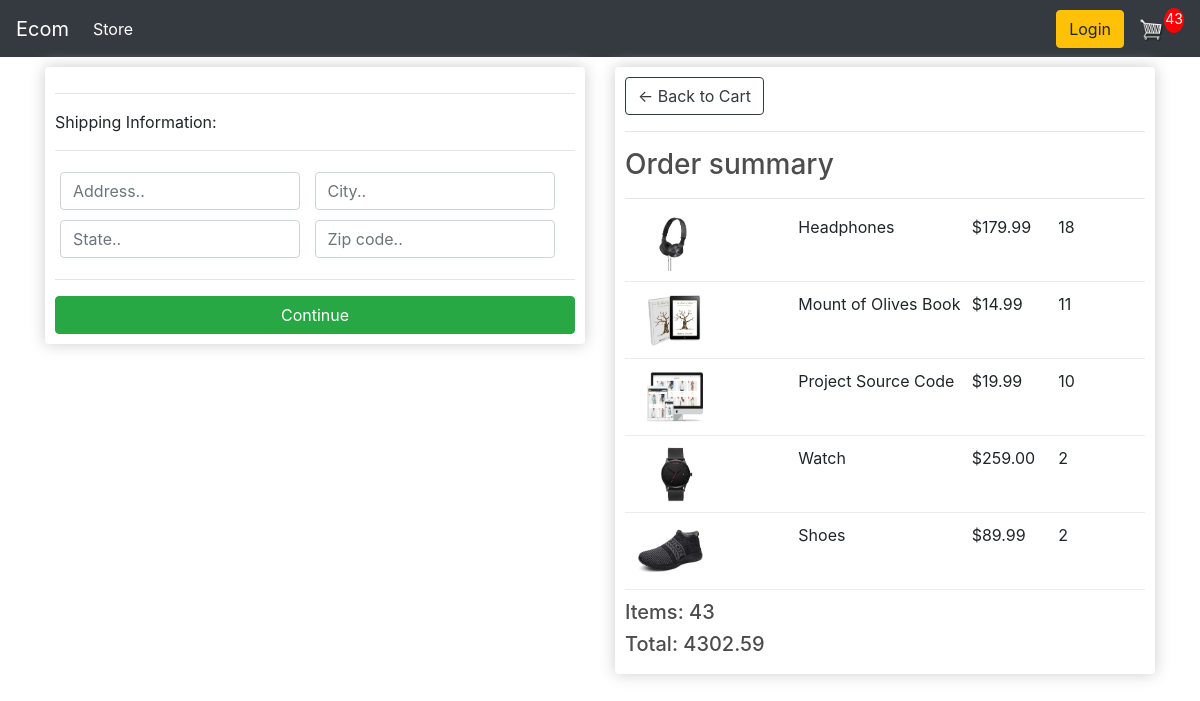
Screenshot of /checkout/ (signed in) with the database file from the repository.
### store/models.py (models this page shows, shortened)
class OrderItem(models.Model):
    product = models.ForeignKey(Product,blank = True,null= True,on_delete = models.SET_NULL)
    order = models.ForeignKey(Order,blank = True,null= True,on_delete = models.SET_NULL)
    quantity = models.IntegerField(default = True,null =True,blank = True)
    date_added = models.DateTimeField(auto_now_add=True)
    @property
    def get_total(self):
        total = self.product.price * self.quantity
        return total

class Product(models.Model):
    name = models.CharField(max_length = 200,null = True)
    price = models.DecimalField(max_digits=7,decimal_places=2)
    digital = models.BooleanField(default = False,null=True,blank=False)
    image = models.ImageField(null=True, blank = True)
    @property
    def imageURL(self):
        try:
            url = self.image.url
        except:
            url = ''
        return url

class Order(models.Model):
    customer = models.ForeignKey(Customer,blank = True,null= True,on_delete = models.SET_NULL)
    date_ordered = models.DateTimeField(auto_now_add=True)
    complete = models.BooleanField(default=False,null=True,blank=False)
    transaction_id = models.CharField(max_length = 200,null = True)
    @property
    def shipping(self):
        shipping = False
        orderitems = self.orderitem_set.all()
        for i in orderitems:
            if i.product.digital == False:
                shipping = True
        return shipping
    @property
    def get_cart_total(self):
        orderitems = self.orderitem_set.all()
        total = sum([abc.get_total for abc in orderitems])
        return total
    @property
    def get_cart_items(self):
        orderitems = self.orderitem_set.all()
        total = sum([abc.quantity for abc in orderitems])
        return total

### store/views.py (the view)
# urls.py: path('checkout/',views.checkout,name = 'checkout'),
def checkout(request):
    data = cartData(request)
    cartItems = data['cartItems']
    order = data['order']
    items = data['items']
    context = {'items':items,'order':order,'cartItems':cartItems}
    return render(request,'store/checkout.html',context)

### store/utils.py (called while the page is built)
def cartData(request):
    if request.user.is_authenticated:
        customer = request.user.customer
        order,created = Order.objects.get_or_create(customer = customer,complete = False)
        items = order.orderitem_set.all()
        cartItems = order.get_cart_items
    else:
        cookieData = cookieCart(request)
        cartItems = cookieData['cartItems']
        order = cookieData['order']
        items = cookieData['items']
    return{'cartItems':cartItems,'order':order,'items':items}

### store/templates/store/checkout.html (shortened to what this page needs)
{% extends 'store/main.html' %}
{% load static %}
{% block content %}
<div class="row">
  <div class="col-lg-6">
    <div class="box-element" id=''>
      <form id='form'>
        <div id="shipping-info">
          <hr>
            <p>Shipping Information:</p>
            <hr>
            <div class="form-field">
              <input class="form-control" type="text" name="address" placeholder="Address..">
            </div>
            <div class="form-field">
              <input class="form-control" type="text" name="city" placeholder="City..">
            </div>
            <div class="form-field">
              <input class="form-control" type="text" name="state" placeholder="State..">
            </div>
            <div class="form-field">
              <input class="form-control" type="text" name="zipcode" placeholder="Zip code..">
            </div>
        </div>
        <hr>
        <input id='form-button' class='btn btn-success btn-block ' type="submit"  value="Continue">
      </form>
    </div>
    <br>
  </div>
  <div class="col-lg-6">
    <div class="box-element">
      	<a  class="btn btn-outline-dark" href="{% url 'cart' %}">&#x2190; Back to Cart</a>
        <hr>
        <h3>Order summary</h3>
        <hr>
        {% for item in items %}
        <div class="cart-row">
					<div style="flex:2"><img class="row-image" src="{{item.product.imageURL}}"></div>
					<div style="flex:2"><p>{{item.product.name}}</p></div>
					<div style="flex:1"><p>${{item.product.price}}</p></div>
					<div style="flex:1"><p>{{item.quantity}}</p></div>
				</div>
        {% endfor %}
        <h5>Items: {{order.get_cart_items}}</h5>
        <h5>Total: {{order.get_cart_total|floatformat:2}}</h5>
    </div>
  </div>
</div>
{% endblock content %}

### static/css/main.css (style rules this page uses)
body { background-color: hsl(0, 0%, 98%); }
h1,h2,h3,h4,h5,h6 { color:hsl(0, 0%, 30%); }
.box-element { box-shadow:hsl(0, 0%, 80%) 0 0 16px; background-color: #fff; border-radius: 4px; padding: 10px; }
.col-lg-4, .col-lg-6, .col-lg-8, .col-lg-12 { margin-top: 10px; }
.btn { border-radius: 0; }
.row-image { width: 100px; }
.form-field { width:250px; display: inline-block; padding: 5px; }
.cart-row { display: flex; align-items: flex-stretch; padding-bottom: 10px; margin-bottom: 10px; border-bottom: 1px solid #ececec; }

### rows the page displays
OrderItem: product.imageURL (picture), product.name "Headphones", product.price "179.99", quantity "18"
OrderItem: product.imageURL (picture), product.name "Mount of Olives Book", product.price "14.99", quantity "11"
OrderItem: product.imageURL (picture), product.name "Project Source Code", product.price "19.99", quantity "10"
OrderItem: product.imageURL (picture), product.name "Watch", product.price "259.00", quantity "2"
OrderItem: product.imageURL (picture), product.name "Shoes", product.price "89.99", quantity "2"
Order: get_cart_items "43", get_cart_total "4302.59"

### other values shown
{{ cartItems }} "43"
